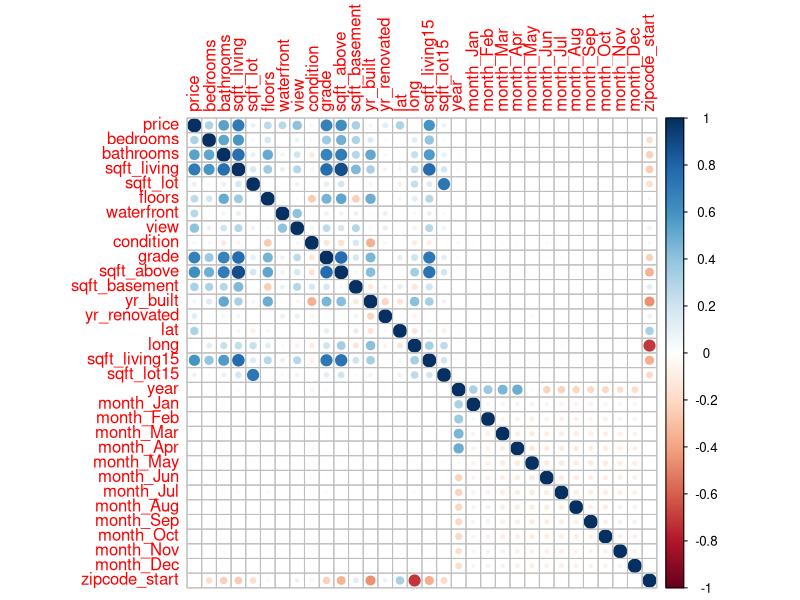

The R source for this figure:
## ---- chunk 1
knitr::opts_chunk$set(echo = TRUE)
library(readr)
HouseSales<-read.csv("KC_House_Sales.csv")
## ---- chunk 2
library(lubridate)
library(ggplot2)
library(corrplot)
## ---- chunk 3
str(HouseSales)
## ---- chunk 4
# Data cleaning (price)
df = read.csv("KC_House_Sales.csv")
df$price = parse_number(df$price)
## ---- chunk 5
# Transformation (date)
df$year = as.integer(substr(df$date, 1, 4))
df$month = as.integer(substr(df$date, 5, 6))
df = subset(df, select = -c(id, date))
## ---- chunk 6
# dummy (month, True(1), False(0))
df$month_Jan = ifelse(df$month == 1, 1, 0)
df$month_Feb = ifelse(df$month == 2, 1, 0)
df$month_Mar = ifelse(df$month == 3, 1, 0)
df$month_Apr = ifelse(df$month == 4, 1, 0)
df$month_May = ifelse(df$month == 5, 1, 0)
df$month_Jun = ifelse(df$month == 6, 1, 0)
df$month_Jul = ifelse(df$month == 7, 1, 0)
df$month_Aug = ifelse(df$month == 8, 1, 0)
df$month_Sep = ifelse(df$month == 9, 1, 0)
df$month_Oct = ifelse(df$month == 10, 1, 0)
df$month_Nov = ifelse(df$month == 11, 1, 0)
df$month_Dec = ifelse(df$month == 12, 1, 0)

df = subset(df, select = -(month))
## ---- chunk 7
# dummy (zipcode, Divided into two groups, 980xx and 981xx）
df$zipcode_start = as.integer(substr(df$zipcode, 1, 3))
df = subset(df, select = -(zipcode))

summary(df)
## ---- chunk 8
cor_matrix = round(cor(df), 2)
cor_matrix
## ---- chunk 9
corrplot(cor_matrix, method = "circle")
